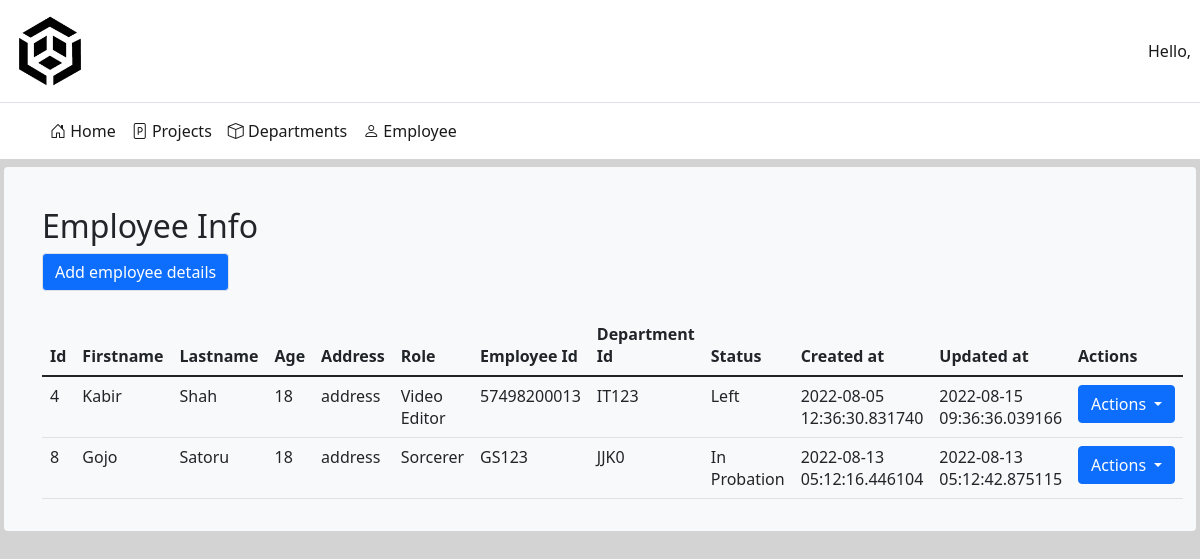
Page /add_emps.php on the committed database.
### tables this page shows
CREATE TABLE `employee` (
  `id` int(50) NOT NULL,
  `f_name` varchar(50) NOT NULL,
  `l_name` varchar(50) NOT NULL,
  `age` int(100) NOT NULL,
  `address` varchar(50) NOT NULL,
  `role` varchar(50) NOT NULL,
  `emp_id` varchar(50) NOT NULL,
  `dept_id` varchar(50) NOT NULL,
  `status` text NOT NULL,
  `created_at` timestamp(6) NOT NULL DEFAULT current_timestamp(6),
  `updated_at` timestamp(6) NOT NULL DEFAULT current_timestamp(6) ON UPDATE current_timestamp(6)
);

### add_emps.php (the view, shortened to what this page needs)
<?php include 'header.php'; ?>
<!doctype html>
    <html lang="en">
    <head>
        <link rel="stylesheet" href="https://cdn.jsdelivr.net/npm/bootstrap-icons@1.5.0/font/bootstrap-icons.css">
        <link href="https://cdn.jsdelivr.net/npm/bootstrap@5.1.3/dist/css/bootstrap.min.css" rel="stylesheet">
    </head>
    <body style="background-color:lightgrey;">
        <div class="col p-3 px-3 bg-light my-2 mx-1 rounded">
            <div class="container mt-4">
                <h2>Employee Info</h2>
                <button onclick="location.href='preregister_emp.php'" type="button" class="btn btn-primary btn-block border">Add employee details</button>
                <table class="mt-4 table table-hover">
                    <thead>
                        <tr>
                        <th>Id</th>
                        <th>Firstname</th>
                        <th>Lastname</th>
                        <th>Age</th>
                        <th>Address</th>
                        <th>Role</th>
                        <th>Employee Id</th>
                        <th>Department Id</th>
                        <th>Status</th>
                        <th>Created at</th>
                        <th>Updated at</th>
                        <th>Actions</th>
                        </tr>
                    </thead>
                    <?php
include 'connect_db.php';
$records = mysqli_query($conn,"SELECT * FROM employee");
while($data = mysqli_fetch_array($records)){
?>
    <tr>
        <td><?php echo $data['id'];?></td>
        <td><?php echo $data['f_name'];?></td>
        <td><?php echo $data['l_name'];?></td>
        <td><?php echo $data['age'];?></td>
        <td><?php echo $data['address'];?></td>
        <td><?php echo $data['role'];?></td>
        <td><?php echo $data['emp_id'];?></td>
        <td><?php echo $data['dept_id'];?></td>
        <td><?php echo $data['status'];?></td>
        <td><?php echo $data['created_at'];?></td>
        <td><?php echo $data['updated_at'];?></td>
        <td>
            <div class="dropdown">
                <button class="btn btn-primary dropdown-toggle" type="button" data-bs-toggle="dropdown" aria-expanded="false">
                  Actions
                </button>
              </div>
        </td>
    </tr>
<?php
}
?>
            </table>
        </div>
    </div>
</body>
</html>

### rows in the picture
employee: id "4", f_name "Kabir", l_name "Shah", age "18", address "address", role "Video Editor", emp "57498200013", dept "IT123", status "Left", created_at "2022-08-05 12:36:30.831740", updated_at "2022-08-15 09:36:36.039166"
employee: id "8", f_name "Gojo", l_name "Satoru", age "18", address "address", role "Sorcerer", emp "GS123", dept "JJK0", status "In Probation", created_at "2022-08-13 05:12:16.446104", updated_at "2022-08-13 05:12:42.875115"
